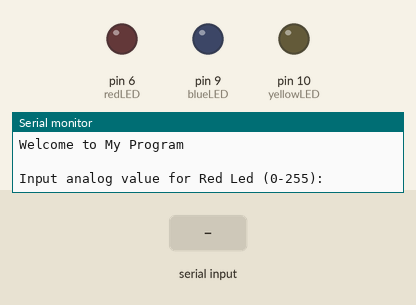
Bench run of a sketch on a simulated Arduino Uno, built with avr-gcc and run on an emulated ATmega328P. Parts: output pins drawn as LEDs (lit = HIGH), the last lines printed to the serial monitor. Dashed ring = blinking. Inputs (shaded band) come from the test bench.

Above: at 0.8 s.
0.9 s: "90,45,200\n" received over Serial
At 1.48 s:
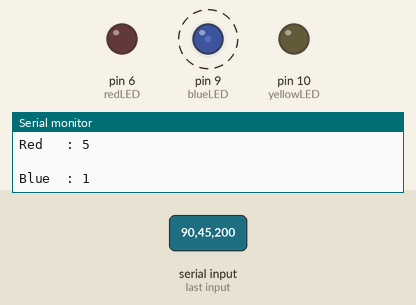
At 2.14 s:
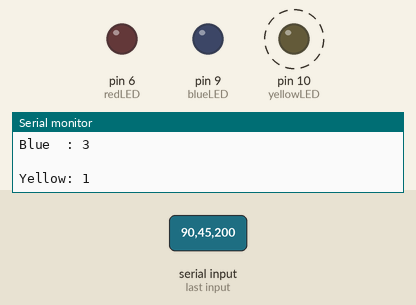
Timing chart, 0 to 3.9 s (numbered marks = the images above; inputs shaded):
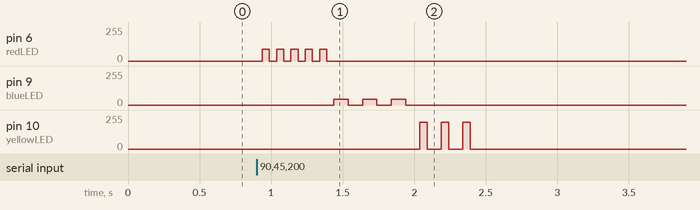

The sketch:

3_Led_Input_Read_Output_Analog.ino
```cpp
int redLED=6;                  //Set Red Led Pin Number to 6
int blueLED=9;                 //Set Blue Led Pin Number
int yellowLED=10;              //Set Yellow Led Pin Number
float pi=3.14;                 //Example for Float Number
int dit=50;                    //Delay time short
int dah=100;                   //Delay time long
int longW=20000;               //Delay time LONG Break
int j=1;                       //For loop counter
String redlabel="Red   : ";    //Set RedLed serial print sring
String bluelabel="Blue  : ";   //Set BlueLed serial print sring
String yellowlabel="Yellow: "; //Set YellowLed serial print sring
int numRedBlinks = 5;          //Number of times Red blink, we deleted =# as will hv seperate input
int numBlueBlinks = 3;         //Number of times Blue blink
int numYellowBlinks = 3;       //Number of times Yellow blink
int voltvalueRed;
int voltvalueBlue;
int voltvalueYellow;

 // Notes:
 // if Serial.begin & Serial.print up and running, have to give sufficient time between redings (RX) in order to upload code!! add a long delay into loop
 // Only dig pin no's 3, 5, 6, 9, 10, 11 can be used as analgWite by way of PWM!!

void setup() {
  // Once entry and universal set-up parameters:
  Serial.begin(9600);         // to send data back to computer 9600 is the speed - turn on seriial port
  pinMode(redLED, OUTPUT);    // Set Red Led Pin an output pin
  pinMode(blueLED, OUTPUT);   // Set Blue Led Pin an output pin
  pinMode(yellowLED, OUTPUT);  // Set Green Led Pin an output pin
  String wm1="Welcome to ";
  String wm2="My Program";
  Serial.print(wm1);
  Serial.println(wm2);
  Serial.println(" ");


  // input voltage analogue value 0-255 -- move the block into void loop if want to change brightenss in each loop

  Serial.println("Input analog value for Red Led (0-255): ");          // prompt user for analog input number
  while (Serial.available()==0) {};                                    // wait for user input
  voltvalueRed = Serial.parseInt();                                    // read-write user input

  Serial.println("Input analog value for Blue Led (0-255): ");
  while (Serial.available()==0) {};
  voltvalueBlue = Serial.parseInt();

  Serial.println("Input analog value for Yellow Led (0-255): ");
  while (Serial.available()==0) {};
  voltvalueYellow = Serial.parseInt();

}

        // Red Blink Number input:


void loop() {
  // main code body, will run repeatedly in loop
  // introducing Serial.print() : prints only once & Serial.println() : continious print
  // in Seerial.print(x) x is only once varriable, for several, we hv to use several Serial.print..

  // we hv to reset the counter j, k, l to 1 in each loop!
int j=1;
int k=1;
int l=1;


  //start of Red blink loop
for (j; j<=numRedBlinks; j=j+1)  {                                     // j:variable ; j upto waht no? ; what happens to j on each loop
  Serial.print(redlabel);
  Serial.println(j);
  analogWrite(redLED, voltvalueRed);    // apply analog voltage to pin
  delay(dit);
  analogWrite(redLED, 0);
  delay(dit);
}

Serial.println(" ");

  //start of Blue blink loop
for (k ; k<=numBlueBlinks; k=k+1)  {
  Serial.print(bluelabel);
  Serial.println(k);
  analogWrite(blueLED, voltvalueBlue);
  delay(dah);
  analogWrite(blueLED, 0);
  delay(dah);
}

Serial.println(" ");

  //start of Yellow blink loop - with while loop instead of for:

while (l<= numYellowBlinks) {
  Serial.print(yellowlabel);
  Serial.println(l);
  analogWrite(yellowLED, voltvalueYellow);
  delay(dit);
  analogWrite(yellowLED, 0);
  delay(dah);
  l=l+1;
}


Serial.println(" ");
Serial.println("***End of Loop***");
Serial.println(" ");

delay(longW);
}
```

Measured:
- after the input at 0.9 s, pin 6 (redLED): alternates 90/255 for 0.05 s and 0/255 for 0.05 s, 10 changes in all, then stays 0/255, starting at once; pin 9 (blueLED): alternates 45/255 for 0.10 s and 0/255 for 0.10 s, 6 changes in all, then stays 0/255, starting after 0.54 s
